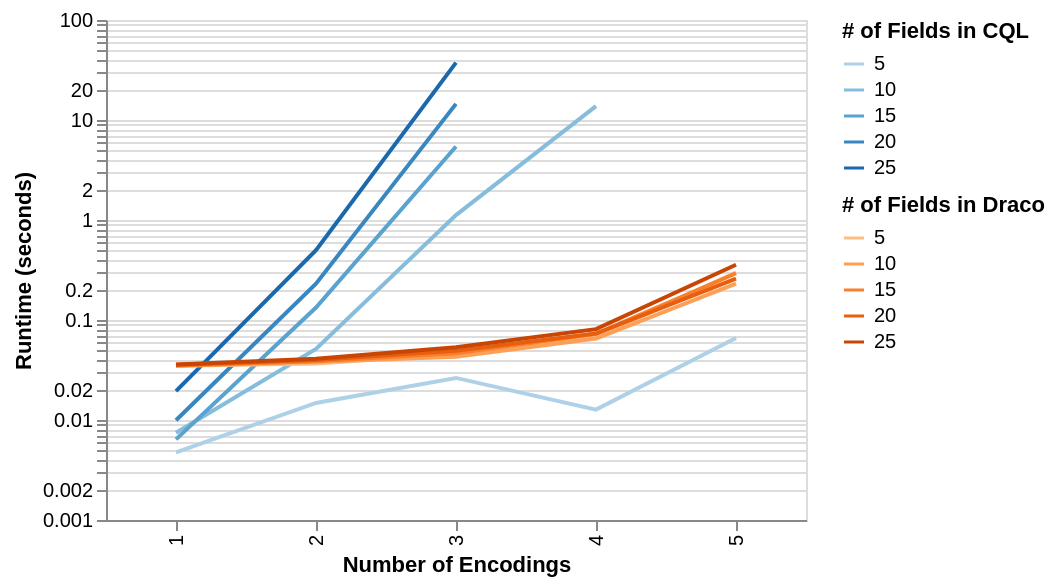

Vega-Lite specification for this chart:
### Vega-Lite specification from a JSON file in a GitHub repository (floating-point values rounded to 4 significant figures)
{"$schema": "https://vega.github.io/schema/vega-lite/v2.json", "data": {"values": [{"fields": 5, "encodings": 1, "runtime": 0.00475, "system": "cql"}, {"fields": 5, "encodings": 2, "runtime": 0.0148, "system": "cql"}, {"fields": 5, "encodings": 3, "runtime": 0.02635, "system": "cql"}, {"fields": 5, "encodings": 4, "runtime": 0.0127, "system": "cql"}, {"fields": 5, "encodings": 5, "runtime": 0.06605, "system": "cql"}, {"fields": 10, "encodings": 1, "runtime": 0.00745, "system": "cql"}, {"fields": 10, "encodings": 2, "runtime": 0.0514, "system": "cql"}, {"fields": 10, "encodings": 3, "runtime": 1.12, "system": "cql"}, {"fields": 10, "encodings": 4, "runtime": 13.77, "system": "cql"}, {"fields": 15, "encodings": 1, "runtime": 0.0064, "system": "cql"}, {"fields": 15, "encodings": 2, "runtime": 0.1332, "system": "cql"}, {"fields": 15, "encodings": 3, "runtime": 5.44, "system": "cql"}, {"fields": 20, "encodings": 1, "runtime": 0.00995, "system": "cql"}, {"fields": 20, "encodings": 2, "runtime": 0.2307, "system": "cql"}, {"fields": 20, "encodings": 3, "runtime": 14.49, "system": "cql"}, {"fields": 25, "encodings": 1, "runtime": 0.01945, "system": "cql"}, {"fields": 25, "encodings": 2, "runtime": 0.498, "system": "cql"}, {"fields": 25, "encodings": 3, "runtime": 37.51, "system": "cql"}, {"fields": 5, "encodings": 1, "runtime": 0.03495, "system": "draco"}, {"fields": 5, "encodings": 2, "runtime": 0.03665, "system": "draco"}, {"fields": 5, "encodings": 3, "runtime": 0.0457, "system": "draco"}, {"fields": 5, "encodings": 4, "runtime": 0.0673, "system": "draco"}, {"fields": 5, "encodings": 5, "runtime": 0.2978, "system": "draco"}, {"fields": 10, "encodings": 1, "runtime": 0.0349, "system": "draco"}, {"fields": 10, "encodings": 2, "runtime": 0.03815, "system": "draco"}, {"fields": 10, "encodings": 3, "runtime": 0.043, "system": "draco"}, {"fields": 10, "encodings": 4, "runtime": 0.06525, "system": "draco"}, {"fields": 10, "encodings": 5, "runtime": 0.231, "system": "draco"}, {"fields": 15, "encodings": 1, "runtime": 0.0351, "system": "draco"}, {"fields": 15, "encodings": 2, "runtime": 0.0387, "system": "draco"}, {"fields": 15, "encodings": 3, "runtime": 0.04645, "system": "draco"}, {"fields": 15, "encodings": 4, "runtime": 0.0728, "system": "draco"}, {"fields": 15, "encodings": 5, "runtime": 0.2934, "system": "draco"}, {"fields": 20, "encodings": 1, "runtime": 0.0356, "system": "draco"}, {"fields": 20, "encodings": 2, "runtime": 0.03985, "system": "draco"}, {"fields": 20, "encodings": 3, "runtime": 0.04935, "system": "draco"}, {"fields": 20, "encodings": 4, "runtime": 0.07325, "system": "draco"}, {"fields": 20, "encodings": 5, "runtime": 0.2593, "system": "draco"}, {"fields": 25, "encodings": 1, "runtime": 0.03595, "system": "draco"}, {"fields": 25, "encodings": 2, "runtime": 0.04095, "system": "draco"}, {"fields": 25, "encodings": 3, "runtime": 0.0533, "system": "draco"}, {"fields": 25, "encodings": 4, "runtime": 0.08105, "system": "draco"}, {"fields": 25, "encodings": 5, "runtime": 0.3571, "system": "draco"}]}, "layer": [{"transform": [{"filter": "datum.system == 'cql'"}], "mark": "line", "encoding": {"x": {"field": "encodings", "type": "ordinal", "axis": {"title": "Number of Encodings"}}, "y": {"field": "runtime", "type": "quantitative", "scale": {"type": "log", "domain": [0.001, 100]}, "axis": {"title": "Runtime (seconds)"}}, "color": {"legend": {"title": "# of Fields in CQL"}, "field": "fields", "type": "ordinal"}}}, {"transform": [{"filter": "datum.system == 'draco'"}], "mark": "line", "encoding": {"x": {"field": "encodings", "type": "ordinal", "axis": {"title": "Number of Encodings"}}, "y": {"field": "runtime", "type": "quantitative", "scale": {"type": "log", "domain": [0.001, 100]}, "axis": {"title": "Runtime (seconds)"}}, "color": {"legend": {"title": "# of Fields in Draco"}, "field": "fields", "type": "ordinal", "scale": {"scheme": "oranges"}}}}], "width": 350, "height": 250, "resolve": {"scale": {"color": "independent"}}, "config": {"overlay": {"line": true}}}
